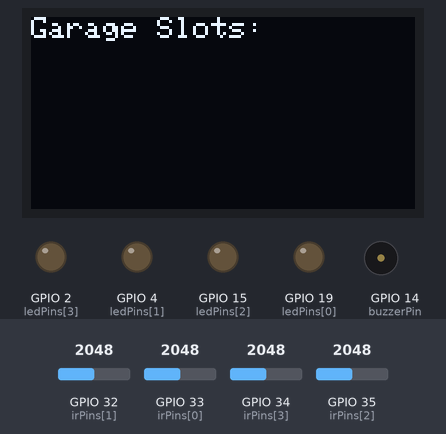
This sketch was run on a simulated ESP32. On the bench: 128×64 one-colour display, output pins drawn as LEDs (lit = HIGH), buzzer (waves = sounding, pin HIGH). The test bench sets the inputs (shaded band); at power-on: GPIO 32 (irPins[1]) = 2048, GPIO 33 (irPins[0]) = 2048, GPIO 34 (irPins[3]) = 2048, GPIO 35 (irPins[2]) = 2048. WiFi joins after 1.5 s; servers stay silent unless stated; what the sketch prints to the serial monitor is not drawn.

Above: at 1.6 s.
At 7.0 s:
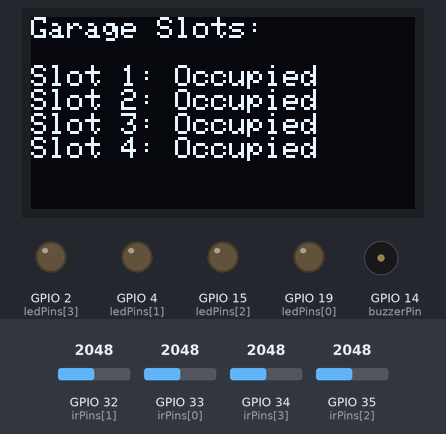
7.1 s: GPIO 32 (irPins[1]) set to 2928
8.6 s: GPIO 32 (irPins[1]) set to 3064
At 10.3 s:
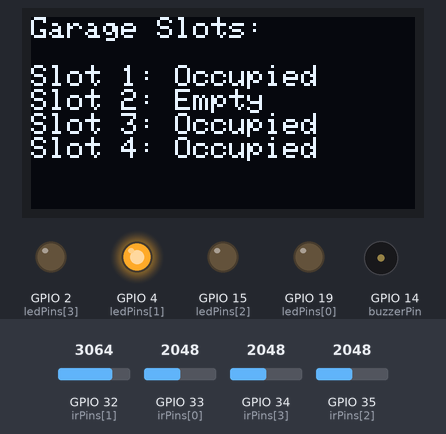
10.8 s: GPIO 33 (irPins[0]) set to 2973
12.4 s: GPIO 33 (irPins[0]) set to 3062
At 14.9 s:
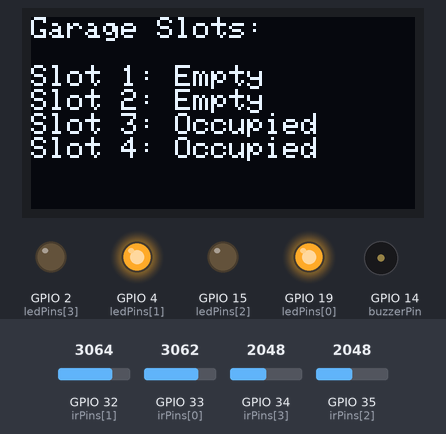
15.2 s: GPIO 34 (irPins[3]) set to 2938
17.4 s: GPIO 34 (irPins[3]) set to 3067
At 19.5 s:
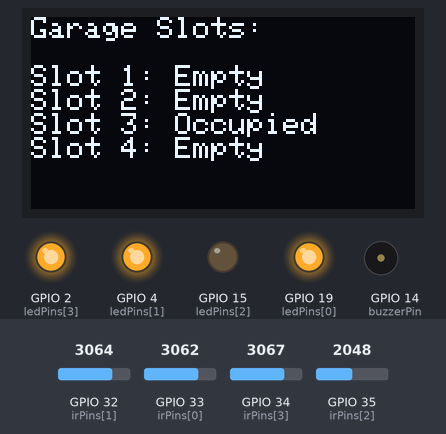
Timing chart, 0 to 20.5 s (numbered marks = the images above; inputs shaded):
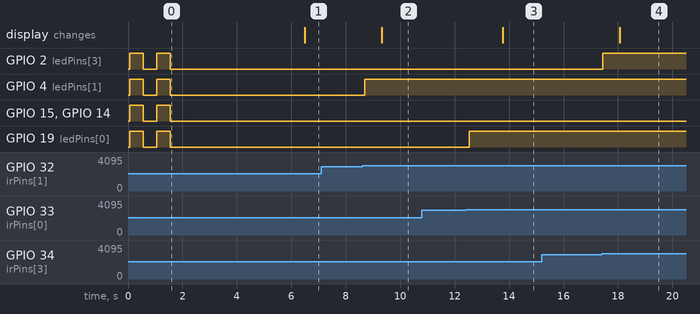

Measured:
- the behaviour switches between 2999 and 3000 on GPIO 32 (irPins[1]) (found by bisection; images 1 and 2)
- the behaviour switches between 2999 and 3000 on GPIO 33 (irPins[0]) (found by bisection; images 2 and 3)
- the behaviour switches between 2999 and 3000 on GPIO 34 (irPins[3]) (found by bisection; images 3 and 4)
- after the input at 7.1 s, every drawn part: stays the same
- after the input at 8.6 s, GPIO 4 (ledPins[1]): LOW → HIGH after 0.10 s; the display: changes after 0.73 s (image 2)
- after the input at 10.8 s, every drawn part: stays the same
- after the input at 12.4 s, GPIO 19 (ledPins[0]): LOW → HIGH after 0.14 s; the display: changes after 1.4 s (image 3)
- after the input at 15.2 s, every drawn part: stays the same
- after the input at 17.4 s, GPIO 2 (ledPins[3]): LOW → HIGH at once; the display: changes after 0.67 s (image 4)

The sketch:

Garage.ino
```cpp
#include <Wire.h>
#include <Adafruit_GFX.h>
#include <Adafruit_SSD1306.h>

//---------------------------------------------------------
#include <FirebaseESP32.h>
#include <WiFiClientSecure.h>

#define FIREBASE_HOST "https://esp-32-2c84d-default-rtdb.firebaseio.com/z"   // RealTime Database Host Link
#define FIREBASE_AUTH "985113887683"                                                // RealTime Database Host Authorization Number

const char *wifi_name = "Mi 10T";
const char *password = "262004321";

String position1_path = "/UsersData/Garage/Position-1";
String position2_path = "/UsersData/Garage/Position-2";
String position3_path = "/UsersData/Garage/Position-3";
String position4_path = "/UsersData/Garage/Position-4";

String paths[] = {position1_path, position2_path, position3_path, position4_path};

FirebaseData firebase;
//---------------------------------------------------------

#define SCREEN_WIDTH 128
#define SCREEN_HEIGHT 64
#define OLED_RESET -1  // Reset pin # (or -1 if sharing Arduino reset pin)

Adafruit_SSD1306 display(SCREEN_WIDTH, SCREEN_HEIGHT, &Wire, OLED_RESET);

const int irPins[] = {33, 32, 35, 34};
const int ledPins[] = {19, 4, 15, 2};  // Pins for LEDs
const int buzzerPin = 14;
const int numSlots = sizeof(irPins) / sizeof(irPins[0]);

bool slotOccupied[numSlots] = {false};

void setup() {

  Serial.begin(9600);
  display.begin(SSD1306_SWITCHCAPVCC, 0x3C);
  display.clearDisplay();
  display.setTextColor(SSD1306_WHITE);
  display.setTextSize(1);
  display.setCursor(0, 0);
  display.println("Garage Slots:");
  display.println();
  display.display();

  for (int i = 0; i < numSlots; i++) {
    pinMode(irPins[i], INPUT);
    pinMode(ledPins[i], OUTPUT);
  }

  pinMode(buzzerPin, OUTPUT);

  // Blink LEDs and sound the buzzer two times at the beginning
  for (int blinkCount = 0; blinkCount < 2; blinkCount++) {
    for (int i = 0; i < numSlots; i++) {
      digitalWrite(ledPins[i], HIGH);  // Turn on LED
    }
    digitalWrite(buzzerPin, HIGH);  // Sound the buzzer
    delay(500);  // Blink for 500ms
    for (int i = 0; i < numSlots; i++) {
      digitalWrite(ledPins[i], LOW);  // Turn off LED
    }
    digitalWrite(buzzerPin, LOW);   // Turn off buzzer
    delay(500);  // Blink for 500ms
  }

  //------------------------------------------
  WiFi.begin(wifi_name, password);
  while(WiFi.status() != WL_CONNECTED){
    delay(1000);
    Serial.println("Connecting to Wifi!");
  }
  WiFi.mode(WIFI_STA);

  Firebase.begin(FIREBASE_HOST, FIREBASE_AUTH);    // Connecting to firebase
  //------------------------------------------


}

void upload(bool slotOccupied[]){

  for(int i = 0; i < 4; i++){
    if (Firebase.setBool(firebase, paths[i], slotOccupied[i])) {
      //Serial.println("Data sent to Firebase!");
    } else {
     // Serial.println("Failed to send data to Firebase.");
      Serial.println(firebase.errorReason());
    }
  }
}

void loop() {

  display.clearDisplay();
  display.setCursor(0, 0);
  display.println("Garage Slots:");
  Serial.println("Garage Slots:");
  display.println();

  for (int i = 0; i < numSlots; i++) {
    int sensorValue = analogRead(irPins[i]);
    bool occupied = sensorValue < 3000;

    if (occupied && !slotOccupied[i]) {
      digitalWrite(ledPins[i], LOW);
      digitalWrite(buzzerPin, HIGH);
      digitalWrite(buzzerPin, LOW);
      slotOccupied[i] = true;
      upload(slotOccupied);
    }
    else if (!occupied) {
      digitalWrite(ledPins[i], HIGH);
      slotOccupied[i] = false;
      upload(slotOccupied);
    }

    display.print("Slot ");
    display.print(i + 1);
    display.print(": ");
    display.println(occupied ? "Occupied" : "Empty");
    Serial.print("Slot ");
    Serial.print(i + 1);
    Serial.println(occupied ? " Occupied" : " Empty");
  }

  Serial.println("----------------------");
  display.display();
}
```
